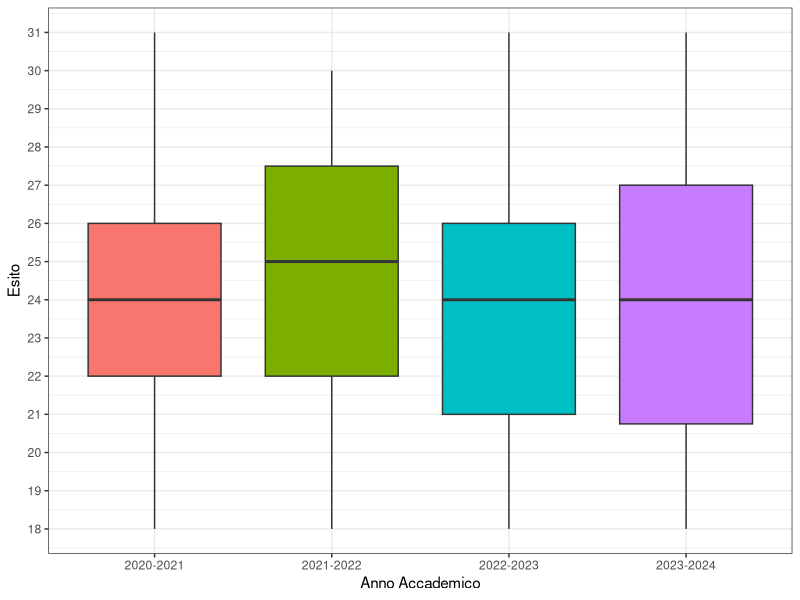

R code for this plot:
## ---- chunk 1
library(tidyverse)
dataset <- read_delim("data_voti.csv", delim = ";")

# Rimuovo valori mancanti
dataset <- na.omit(dataset)

table(dataset$AA, dataset$Esito)

aggregate(Esito ~ AA,length, data = filter(dataset, Appello == "I"))

aggregate(Esito ~ AA, function(x) sum(x == "RIT"), data = filter(dataset, Appello == "I"))
aggregate(Esito ~ AA, function(x) sum(x == "ASS"), data = filter(dataset, Appello == "I"))
aggregate(Esito ~ AA, function(x) sum(x == "RIFIUTATO"), data = filter(dataset, Appello == "I"))
aggregate(Esito ~ AA, function(x) sum(x == "INS" | x == "RIT"), data = filter(dataset, Appello == "I"))

# Rimuovo assenti
dataset <- dataset %>% filter(Esito != "ASS") %>% filter(Esito != "RIFIUTATO") %>% filter(Esito != "RIT")
aggregate(Esito ~ AA, function(x) mean(x == "INS"), data = filter(dataset, Appello == "I"))
## ---- chunk 2
dataset <- filter(dataset,  Esito != "INS")
# dataset$Esito[dataset$Esito == "INS"] <- sample(10:17, size = sum(dataset$Esito == "INS"), replace = T)
dataset <- dataset %>% mutate(Esito = as.numeric(Esito))

ggplot(data  = filter(dataset, Appello == "I"), aes(x = AA, y = Esito, fill = AA)) + geom_boxplot() + theme_bw() + xlab("Anno Accademico") + theme(legend.position = "none") + scale_y_continuous(breaks = 18:31)
## ---- chunk 3
aggregate(Esito ~ AA, mean, data = filter(dataset, Appello == "I"))
## ---- chunk 4
aggregate(Esito ~ AA, median, data = filter(dataset, Appello == "I"))
## ---- chunk 5
summary(lm(Esito ~ AA, data = filter(dataset, Appello == "I")))
